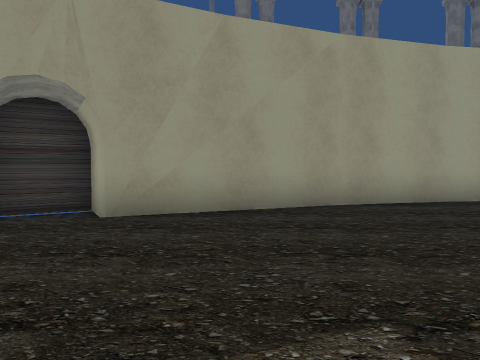
View 1 (above)

24 first-person views from a walk through a Unity game level. The camera is 1.2 m above the floor, tilts 2° down and sees 70° across. Doors are open. The floor is counted in squares, 2 m on a side. Each view is taken from the middle of a square. On the plan, view 1 faces up. The plan holds only what a view shows up to about 10 squares ahead; the rest is blank. The place goes on beyond the plan. The player character is not drawn. Some animated figures are left out. Some surface patterns are stand-ins.

View 2
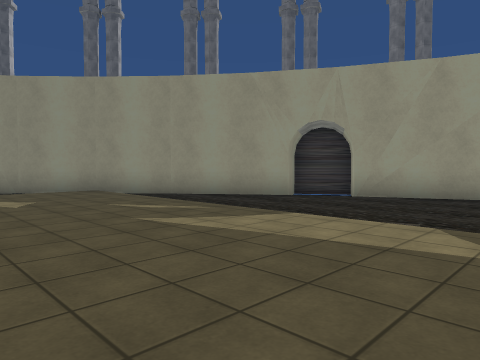

View 3
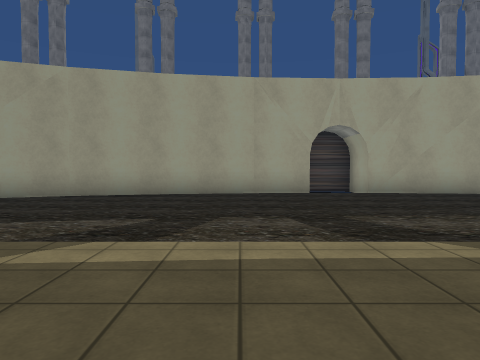

View 4
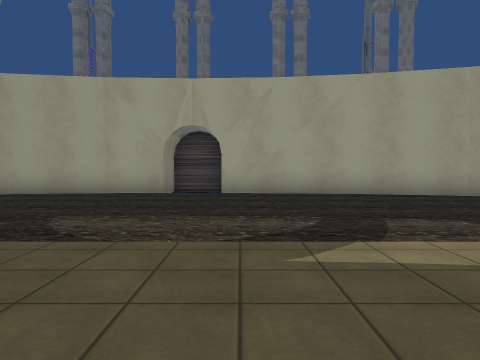

View 5
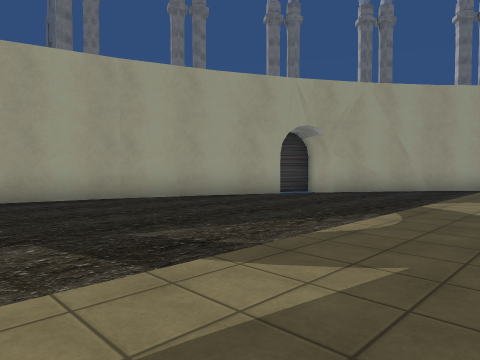

View 6
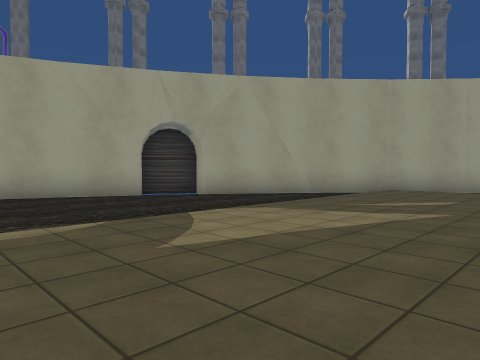

View 7
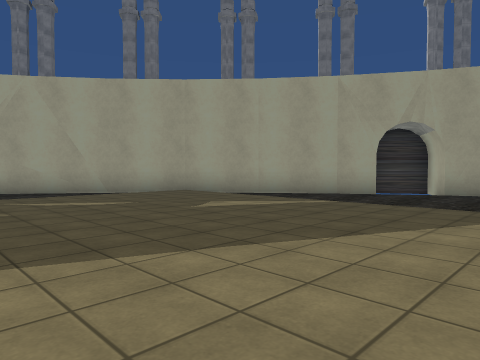

View 8
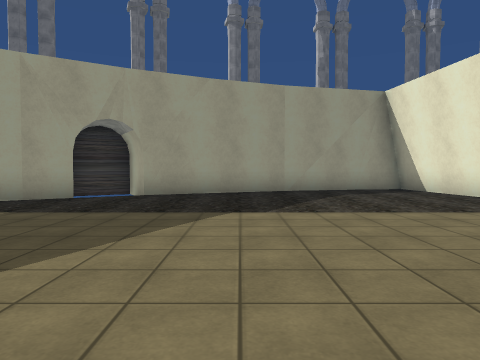

View 9
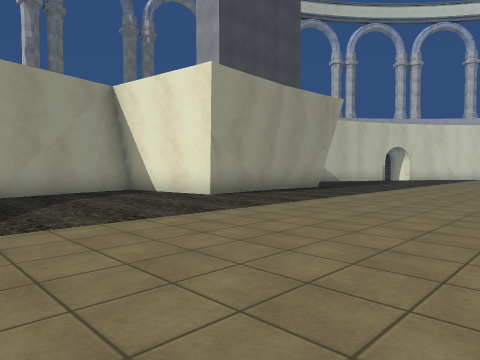

View 10
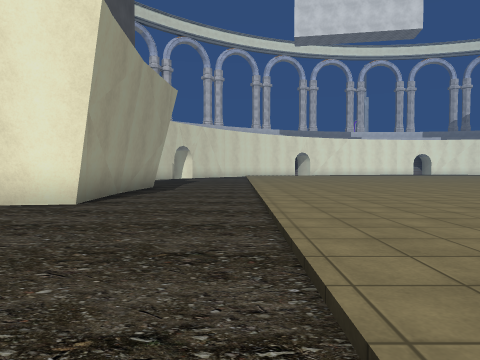

View 11
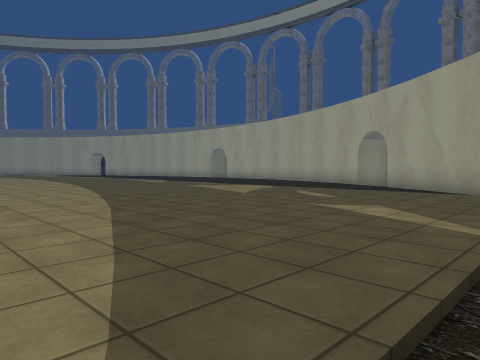

View 12
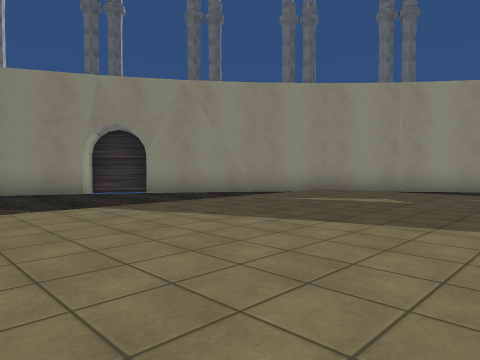

View 13
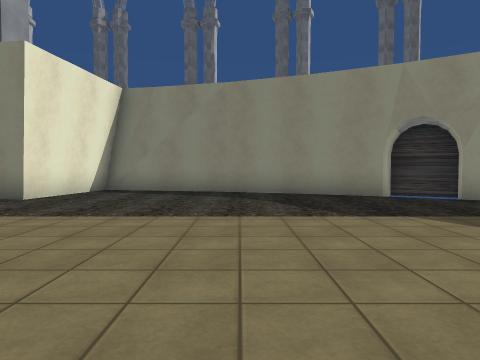

View 14
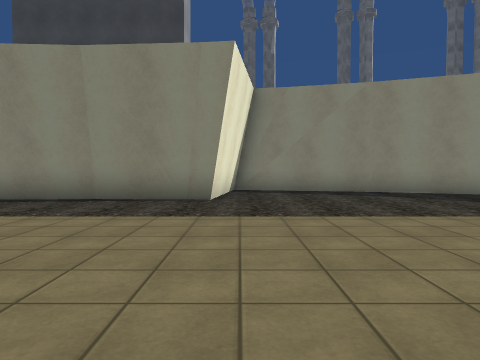

View 15
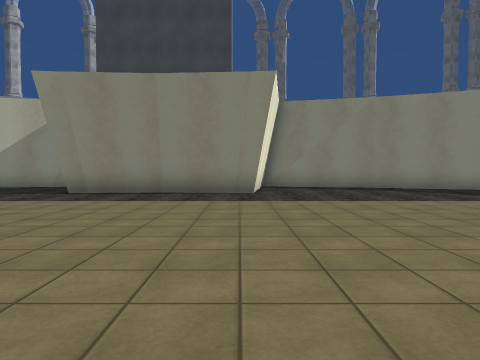

View 16
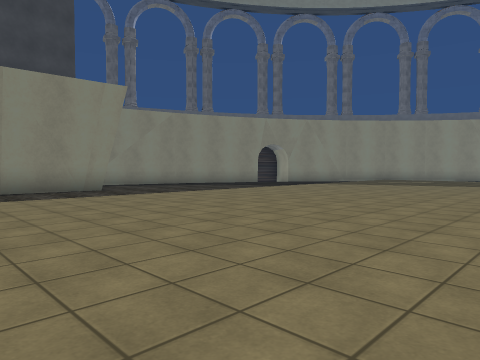

View 17
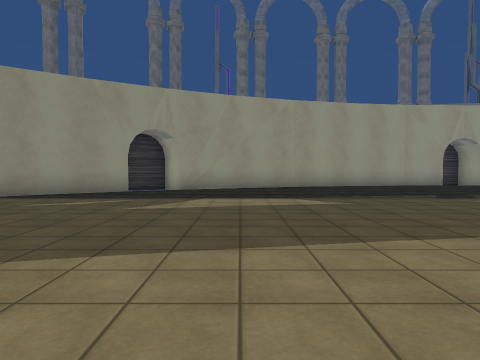

View 18
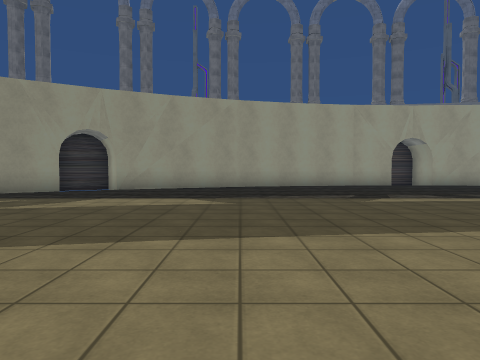

View 19
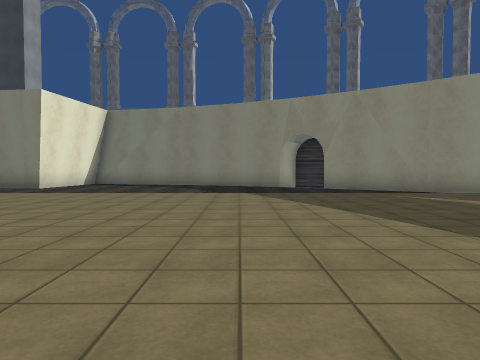

View 20
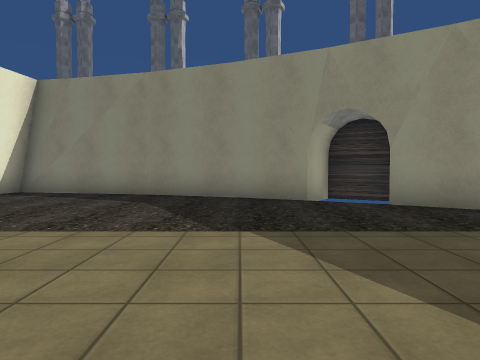

View 21
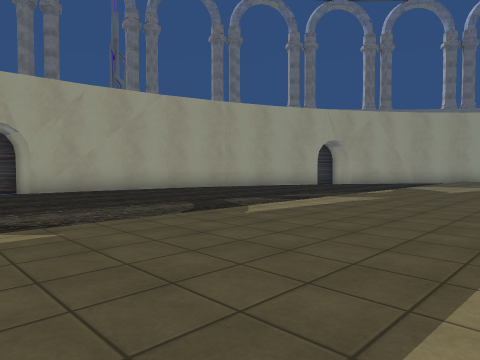

View 22
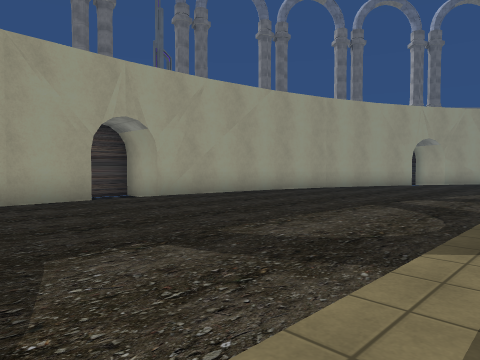

View 23
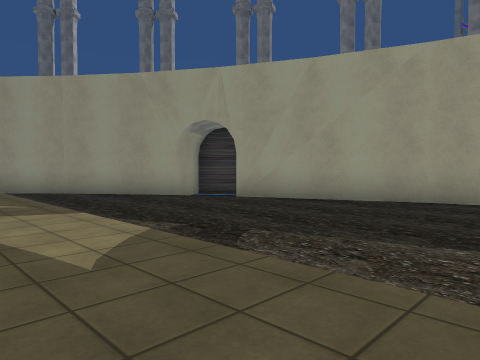

View 24
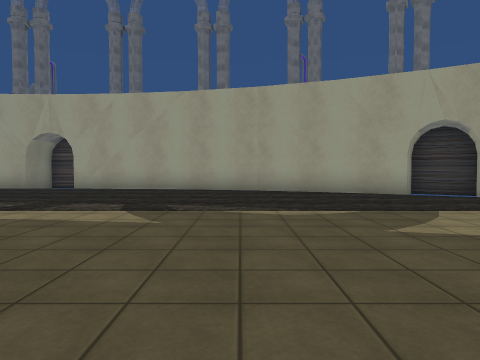

### Floor plan
Key: @ floor where view 1 was taken; # wall or solid block; . main floor; - floor 0.25 m lower than the main floor; _ floor 0.5 m lower than the main floor; / step, stairs or slope; D open door.
Columns run from 14 left of view 1 to 31 right of it. Each row starts with its distance up from view 1.
  9                       ###
  8                    ####D###
  7                #####--DD--#####
  6           ######--------------######
  5           #DD#-------------------#D_#
  4          ##DD---------------------D##
  3         ##--------------------------###
  2        ##-----------------------------##
  1       ##///////////////////////////////##
  0      ##/......@........................-##
 -1     ##-/...............................--#
 -2   ###--/...............................--###
 -3  ###---/...........  ....   ...........---D##
 -4  ##D---/...........         ...........---D_#
 -5   #----/..........          ...........----##
 -6  ##----/.........              ........-----#
 -7  #-----/.......                  ......-----#
 -8  #-----/......                     ....-----##
 -9  #-----/......                     ....------#
-10 ##-----/......                     ....------#
-11 #------/......                      ...------#
-12 ##-----/......                     ....------
-13  ###---/......                     ....---###
-14    #---/.......                   .....---#
-15    #---/.......                  ......---#
-16    #---/.......                  ......---#
-17    ##--/.  ....                  ......---#

Where each view was taken, in squares from view 1:
view 1: 0 up, 0 right, facing up
view 2: 3 down, 2 right, facing up-left
view 3: 2 down, 6 right, facing up
view 4: 2 down, 10 right, facing up
view 5: 1 down, 12 right, facing up-right
view 6: 3 down, 15 right, facing up-right
view 7: 7 down, 19 right, facing up-right
view 8: 7 down, 20 right, facing right
view 9: 7 down, 21 right, facing down-right
view 10: 7 down, 25 right, facing down
view 11: 7 down, 25 right, facing up-left
view 12: 8 down, 2 left, facing up-left
view 13: 8 down, 3 left, facing left
view 14: 12 down, 3 left, facing left
view 15: 13 down, 1 left, facing left
view 16: 17 down, 0 right, facing up-left
view 17: 6 down, 0 right, facing up
view 18: 6 down, 2 right, facing up
view 19: 6 down, 1 right, facing left
view 20: 6 down, 4 left, facing left
view 21: 3 down, 7 right, facing up-right
view 22: 0 up, 5 right, facing up-right
view 23: 1 down, 4 right, facing up-left
view 24: 4 down, 15 right, facing up
